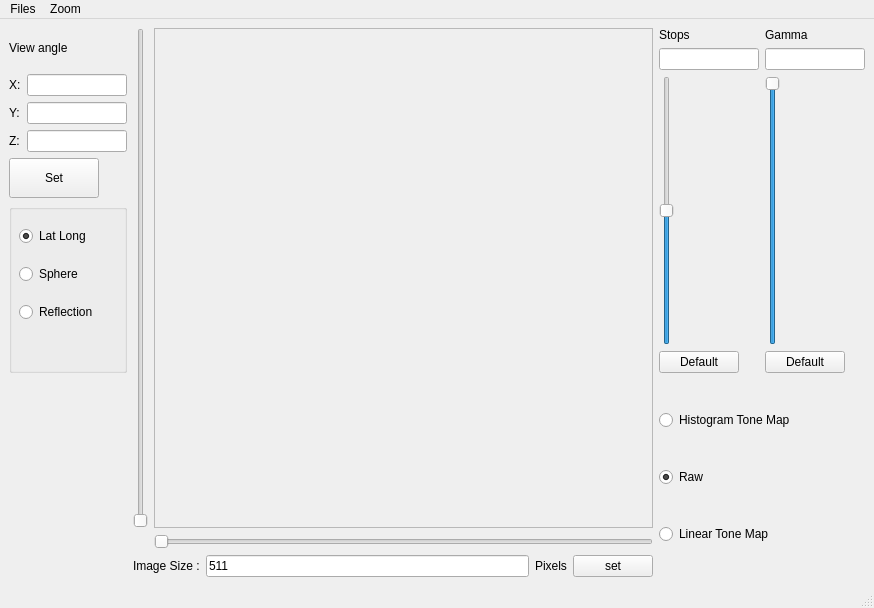
<?xml version="1.0" encoding="UTF-8"?>
<ui version="4.0">
 <class>MainWindow</class>
 <widget class="QMainWindow" name="MainWindow">
  <property name="geometry">
   <rect>
    <x>0</x>
    <y>0</y>
    <width>874</width>
    <height>608</height>
   </rect>
  </property>
  <property name="windowTitle">
   <string>MainWindow</string>
  </property>
  <widget class="QWidget" name="centralwidget">
   <layout class="QGridLayout" name="gridLayout_5">
    <item row="0" column="0">
     <layout class="QVBoxLayout" name="verticalLayout_2">
      <item>
       <widget class="QLabel" name="label_5">
        <property name="sizePolicy">
         <sizepolicy hsizetype="Minimum" vsizetype="Minimum">
          <horstretch>0</horstretch>
          <verstretch>0</verstretch>
         </sizepolicy>
        </property>
        <property name="maximumSize">
         <size>
          <width>90</width>
          <height>16777215</height>
         </size>
        </property>
        <property name="text">
         <string>View angle</string>
        </property>
       </widget>
      </item>
      <item>
       <layout class="QGridLayout" name="gridLayout_3">
        <item row="0" column="0">
         <widget class="QLabel" name="label_6">
          <property name="sizePolicy">
           <sizepolicy hsizetype="Minimum" vsizetype="Minimum">
            <horstretch>0</horstretch>
            <verstretch>0</verstretch>
           </sizepolicy>
          </property>
          <property name="text">
           <string>X:</string>
          </property>
         </widget>
        </item>
        <item row="1" column="1">
         <widget class="QLineEdit" name="lineEdit_4">
          <property name="sizePolicy">
           <sizepolicy hsizetype="Minimum" vsizetype="Minimum">
            <horstretch>0</horstretch>
            <verstretch>0</verstretch>
           </sizepolicy>
          </property>
          <property name="maximumSize">
           <size>
            <width>100</width>
            <height>16777215</height>
           </size>
          </property>
         </widget>
        </item>
        <item row="1" column="0">
         <widget class="QLabel" name="label_7">
          <property name="sizePolicy">
           <sizepolicy hsizetype="Minimum" vsizetype="Minimum">
            <horstretch>0</horstretch>
            <verstretch>0</verstretch>
           </sizepolicy>
          </property>
          <property name="text">
           <string>Y:</string>
          </property>
         </widget>
        </item>
        <item row="0" column="1">
         <widget class="QLineEdit" name="lineEdit_3">
          <property name="sizePolicy">
           <sizepolicy hsizetype="Minimum" vsizetype="Minimum">
            <horstretch>0</horstretch>
            <verstretch>0</verstretch>
           </sizepolicy>
          </property>
          <property name="maximumSize">
           <size>
            <width>100</width>
            <height>16777215</height>
           </size>
          </property>
         </widget>
        </item>
        <item row="2" column="1">
         <widget class="QLineEdit" name="lineEdit_5">
          <property name="sizePolicy">
           <sizepolicy hsizetype="Minimum" vsizetype="Minimum">
            <horstretch>0</horstretch>
            <verstretch>0</verstretch>
           </sizepolicy>
          </property>
          <property name="maximumSize">
           <size>
            <width>100</width>
            <height>16777215</height>
           </size>
          </property>
         </widget>
        </item>
        <item row="2" column="0">
         <widget class="QLabel" name="label_8">
          <property name="sizePolicy">
           <sizepolicy hsizetype="Minimum" vsizetype="Minimum">
            <horstretch>0</horstretch>
            <verstretch>0</verstretch>
           </sizepolicy>
          </property>
          <property name="text">
           <string>Z:</string>
          </property>
         </widget>
        </item>
       </layout>
      </item>
      <item>
       <widget class="QPushButton" name="pushButton_4">
        <property name="sizePolicy">
         <sizepolicy hsizetype="Minimum" vsizetype="Minimum">
          <horstretch>0</horstretch>
          <verstretch>0</verstretch>
         </sizepolicy>
        </property>
        <property name="maximumSize">
         <size>
          <width>90</width>
          <height>16777215</height>
         </size>
        </property>
        <property name="text">
         <string>Set</string>
        </property>
        <attribute name="buttonGroup">
         <string notr="true"/>
        </attribute>
       </widget>
      </item>
     </layout>
    </item>
    <item row="0" column="1" rowspan="3">
     <layout class="QGridLayout" name="gridLayout_4">
      <item row="0" column="0">
       <widget class="QSlider" name="verticalSlider">
        <property name="minimum">
         <number>0</number>
        </property>
        <property name="maximum">
         <number>200000</number>
        </property>
        <property name="orientation">
         <enum>Qt::Vertical</enum>
        </property>
       </widget>
      </item>
      <item row="1" column="1">
       <widget class="QSlider" name="horizontalSlider">
        <property name="maximum">
         <number>200000</number>
        </property>
        <property name="orientation">
         <enum>Qt::Horizontal</enum>
        </property>
       </widget>
      </item>
      <item row="0" column="1">
       <widget class="QScrollArea" name="scrollArea">
        <property name="enabled">
         <bool>true</bool>
        </property>
        <property name="minimumSize">
         <size>
          <width>0</width>
          <height>400</height>
         </size>
        </property>
        <property name="mouseTracking">
         <bool>false</bool>
        </property>
        <property name="widgetResizable">
         <bool>true</bool>
        </property>
        <widget class="QWidget" name="scrollAreaWidgetContents_2">
         <property name="geometry">
          <rect>
           <x>0</x>
           <y>0</y>
           <width>483</width>
           <height>398</height>
          </rect>
         </property>
         <layout class="QGridLayout" name="gridLayout_2">
          <item row="0" column="0">
           <widget class="QLabel" name="imageLabel">
            <property name="sizePolicy">
             <sizepolicy hsizetype="Expanding" vsizetype="MinimumExpanding">
              <horstretch>0</horstretch>
              <verstretch>0</verstretch>
             </sizepolicy>
            </property>
            <property name="text">
             <string/>
            </property>
           </widget>
          </item>
         </layout>
        </widget>
       </widget>
      </item>
     </layout>
    </item>
    <item row="0" column="2" rowspan="2">
     <layout class="QGridLayout" name="gridLayout">
      <item row="0" column="0">
       <widget class="QLabel" name="label_2">
        <property name="sizePolicy">
         <sizepolicy hsizetype="Fixed" vsizetype="Preferred">
          <horstretch>0</horstretch>
          <verstretch>0</verstretch>
         </sizepolicy>
        </property>
        <property name="text">
         <string>Stops</string>
        </property>
       </widget>
      </item>
      <item row="0" column="1">
       <widget class="QLabel" name="label_3">
        <property name="sizePolicy">
         <sizepolicy hsizetype="Fixed" vsizetype="Preferred">
          <horstretch>0</horstretch>
          <verstretch>0</verstretch>
         </sizepolicy>
        </property>
        <property name="text">
         <string>Gamma</string>
        </property>
       </widget>
      </item>
      <item row="1" column="0">
       <widget class="QLineEdit" name="lineEdit_1">
        <property name="sizePolicy">
         <sizepolicy hsizetype="Fixed" vsizetype="Fixed">
          <horstretch>0</horstretch>
          <verstretch>0</verstretch>
         </sizepolicy>
        </property>
        <property name="maximumSize">
         <size>
          <width>100</width>
          <height>16777215</height>
         </size>
        </property>
       </widget>
      </item>
      <item row="1" column="1">
       <widget class="QLineEdit" name="lineEdit_2">
        <property name="sizePolicy">
         <sizepolicy hsizetype="Fixed" vsizetype="Fixed">
          <horstretch>0</horstretch>
          <verstretch>0</verstretch>
         </sizepolicy>
        </property>
        <property name="maximumSize">
         <size>
          <width>100</width>
          <height>16777215</height>
         </size>
        </property>
       </widget>
      </item>
      <item row="2" column="0">
       <widget class="QSlider" name="verticalSlider_1">
        <property name="minimum">
         <number>-500000</number>
        </property>
        <property name="maximum">
         <number>1000000</number>
        </property>
        <property name="value">
         <number>0</number>
        </property>
        <property name="orientation">
         <enum>Qt::Vertical</enum>
        </property>
       </widget>
      </item>
      <item row="2" column="1">
       <widget class="QSlider" name="verticalSlider_2">
        <property name="maximum">
         <number>1000000</number>
        </property>
        <property name="value">
         <number>100000</number>
        </property>
        <property name="sliderPosition">
         <number>100000</number>
        </property>
        <property name="orientation">
         <enum>Qt::Vertical</enum>
        </property>
       </widget>
      </item>
      <item row="3" column="0">
       <widget class="QPushButton" name="pushButton_1">
        <property name="sizePolicy">
         <sizepolicy hsizetype="Fixed" vsizetype="Fixed">
          <horstretch>0</horstretch>
          <verstretch>0</verstretch>
         </sizepolicy>
        </property>
        <property name="text">
         <string>Default</string>
        </property>
       </widget>
      </item>
      <item row="3" column="1">
       <widget class="QPushButton" name="pushButton_2">
        <property name="sizePolicy">
         <sizepolicy hsizetype="Fixed" vsizetype="Fixed">
          <horstretch>0</horstretch>
          <verstretch>0</verstretch>
         </sizepolicy>
        </property>
        <property name="text">
         <string>Default</string>
        </property>
       </widget>
      </item>
     </layout>
    </item>
    <item row="1" column="0">
     <widget class="QGroupBox" name="groupBox">
      <property name="title">
       <string/>
      </property>
      <widget class="QWidget" name="">
       <property name="geometry">
        <rect>
         <x>10</x>
         <y>10</y>
         <width>101</width>
         <height>121</height>
        </rect>
       </property>
       <layout class="QVBoxLayout" name="verticalLayout_3">
        <item>
         <widget class="QRadioButton" name="radioButton_4">
          <property name="sizePolicy">
           <sizepolicy hsizetype="Fixed" vsizetype="Fixed">
            <horstretch>0</horstretch>
            <verstretch>0</verstretch>
           </sizepolicy>
          </property>
          <property name="text">
           <string>Lat Long</string>
          </property>
          <property name="checked">
           <bool>true</bool>
          </property>
         </widget>
        </item>
        <item>
         <widget class="QRadioButton" name="radioButton_5">
          <property name="sizePolicy">
           <sizepolicy hsizetype="Fixed" vsizetype="Fixed">
            <horstretch>0</horstretch>
            <verstretch>0</verstretch>
           </sizepolicy>
          </property>
          <property name="text">
           <string>Sphere</string>
          </property>
         </widget>
        </item>
        <item>
         <widget class="QRadioButton" name="radioButton_6">
          <property name="sizePolicy">
           <sizepolicy hsizetype="Fixed" vsizetype="Fixed">
            <horstretch>0</horstretch>
            <verstretch>0</verstretch>
           </sizepolicy>
          </property>
          <property name="text">
           <string>Reflection</string>
          </property>
         </widget>
        </item>
       </layout>
      </widget>
     </widget>
    </item>
    <item row="2" column="2" rowspan="2">
     <layout class="QVBoxLayout" name="verticalLayout">
      <item>
       <widget class="QRadioButton" name="radioButton_1">
        <property name="sizePolicy">
         <sizepolicy hsizetype="Fixed" vsizetype="Fixed">
          <horstretch>0</horstretch>
          <verstretch>0</verstretch>
         </sizepolicy>
        </property>
        <property name="text">
         <string>Histogram Tone Map</string>
        </property>
       </widget>
      </item>
      <item>
       <widget class="QRadioButton" name="radioButton_3">
        <property name="sizePolicy">
         <sizepolicy hsizetype="Fixed" vsizetype="Fixed">
          <horstretch>0</horstretch>
          <verstretch>0</verstretch>
         </sizepolicy>
        </property>
        <property name="text">
         <string>Raw</string>
        </property>
        <property name="checked">
         <bool>true</bool>
        </property>
       </widget>
      </item>
      <item>
       <widget class="QRadioButton" name="radioButton_2">
        <property name="sizePolicy">
         <sizepolicy hsizetype="Fixed" vsizetype="Fixed">
          <horstretch>0</horstretch>
          <verstretch>0</verstretch>
         </sizepolicy>
        </property>
        <property name="text">
         <string>Linear Tone Map</string>
        </property>
        <property name="checked">
         <bool>false</bool>
        </property>
       </widget>
      </item>
     </layout>
    </item>
    <item row="3" column="1">
     <layout class="QHBoxLayout" name="horizontalLayout_3">
      <item>
       <layout class="QHBoxLayout" name="horizontalLayout_2">
        <item>
         <widget class="QLabel" name="label">
          <property name="text">
           <string>Image Size :</string>
          </property>
         </widget>
        </item>
        <item>
         <widget class="QLineEdit" name="lineEdit">
          <property name="text">
           <string>511</string>
          </property>
         </widget>
        </item>
       </layout>
      </item>
      <item>
       <widget class="QLabel" name="label_4">
        <property name="text">
         <string>Pixels</string>
        </property>
       </widget>
      </item>
      <item>
       <widget class="QPushButton" name="pushButton">
        <property name="sizePolicy">
         <sizepolicy hsizetype="Fixed" vsizetype="Fixed">
          <horstretch>0</horstretch>
          <verstretch>0</verstretch>
         </sizepolicy>
        </property>
        <property name="text">
         <string>set</string>
        </property>
       </widget>
      </item>
     </layout>
    </item>
   </layout>
   <zorder>layoutWidget</zorder>
   <zorder>scrollArea</zorder>
   <zorder>layoutWidget</zorder>
   <zorder>horizontalSlider</zorder>
   <zorder>verticalSlider</zorder>
   <zorder>label</zorder>
   <zorder>label_4</zorder>
   <zorder>lineEdit</zorder>
   <zorder>label_4</zorder>
   <zorder>label_5</zorder>
   <zorder>lineEdit_3</zorder>
   <zorder>lineEdit_4</zorder>
   <zorder>lineEdit_5</zorder>
   <zorder>label_6</zorder>
   <zorder>label_7</zorder>
   <zorder>label_8</zorder>
   <zorder>pushButton_4</zorder>
   <zorder>groupBox</zorder>
  </widget>
  <widget class="QMenuBar" name="menubar">
   <property name="geometry">
    <rect>
     <x>0</x>
     <y>0</y>
     <width>874</width>
     <height>29</height>
    </rect>
   </property>
   <widget class="QMenu" name="menuFiles">
    <property name="title">
     <string>Files</string>
    </property>
    <widget class="QMenu" name="menuSave">
     <property name="title">
      <string>Save</string>
     </property>
     <addaction name="actionSave_PPM"/>
     <addaction name="actionSave_PFM"/>
    </widget>
    <addaction name="action_Open"/>
    <addaction name="menuSave"/>
    <addaction name="actionReset"/>
   </widget>
   <widget class="QMenu" name="menuZoom">
    <property name="title">
     <string>Zoom</string>
    </property>
    <addaction name="actionZoom_in"/>
    <addaction name="actionZoom_out"/>
   </widget>
   <addaction name="menuFiles"/>
   <addaction name="menuZoom"/>
  </widget>
  <widget class="QStatusBar" name="statusbar"/>
  <action name="action_Open">
   <property name="text">
    <string>&amp;Open</string>
   </property>
  </action>
  <action name="actionSave_PPM">
   <property name="text">
    <string>Save PPM</string>
   </property>
  </action>
  <action name="actionSave_PFM">
   <property name="text">
    <string>Save PFM</string>
   </property>
  </action>
  <action name="actionReset">
   <property name="text">
    <string>Reset</string>
   </property>
  </action>
  <action name="actionZoom_in">
   <property name="text">
    <string>Zoom in (+2)</string>
   </property>
  </action>
  <action name="actionZoom_out">
   <property name="text">
    <string>Zoom out (-2)</string>
   </property>
  </action>
 </widget>
 <resources/>
 <connections/>
 <slots>
  <slot>stops_changed()</slot>
 </slots>
</ui>
